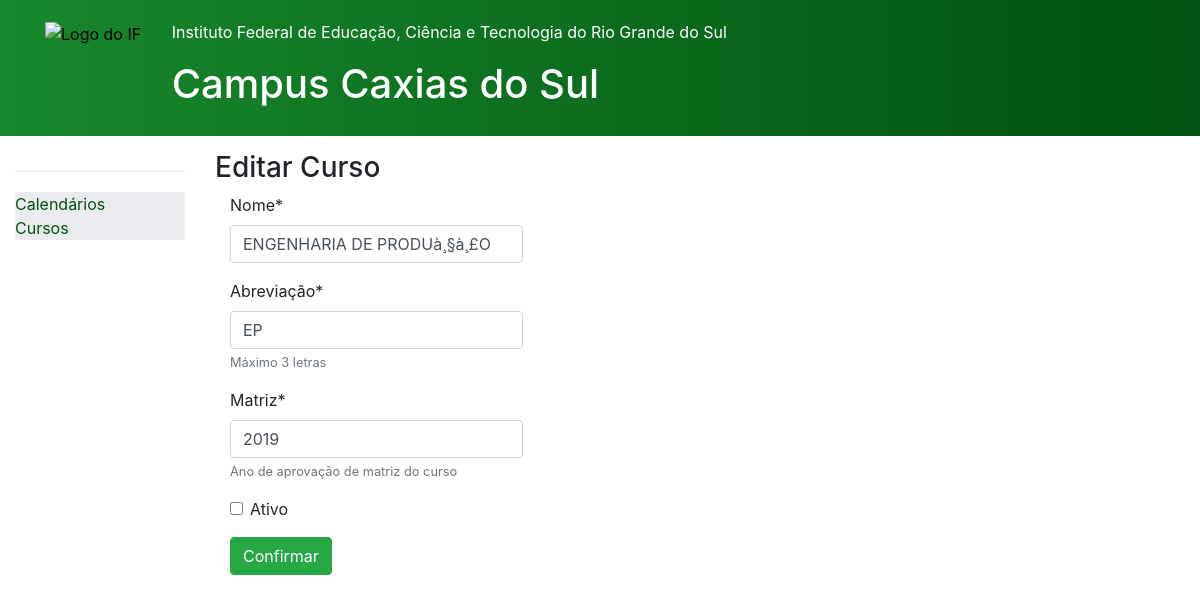
The app's page /curso/ep2019/update/ with its own data.
### curso/models.py (models this page shows, shortened)
class Curso(models.Model):
    nome = models.CharField(max_length=30)
    abreviacao = models.CharField(
        'Abreviação', max_length=3, help_text='Máximo 3 letras')
    matriz = models.CharField(
        max_length=4, help_text='Ano de aprovação de matriz do curso')
    is_active = models.BooleanField('Ativo', default=True)
    slug = models.SlugField(max_length=20)
    class Meta():
        ordering = ['-is_active', 'nome']

### curso/views.py (the view)
# urls.py: path('<slug:slug>/update/', views.CursoUpdate.as_view(), name='curso-update'),
class CursoUpdate(SuccessMessageMixin, UpdateView):
    model = Curso
    fields = ('nome', 'abreviacao', 'matriz', 'is_active')
    template_name = 'create_form_generic.html'
    success_message ='Curso editado com sucesso'
    def get_context_data(self, **kwargs):
        context = super().get_context_data(**kwargs)
        context["form_title"] = 'Editar Curso'
        return context

### templates/create_form_generic.html (shortened to what this page needs)
{% extends "base_generic.html" %}
{% block content %}
{% load crispy_forms_tags %}
{% if form_title %}
<h3>  {{ form_title }} </h3>
{% endif %}
<form action="" method="post" class="col-md-4" novalidate>
    <table>
        {{ form|crispy }}
    </table>
    <input type="submit" value="Confirmar" class="btn btn-success" />
</form>
{% endblock content %}

### records on screen
Curso: nome "ENGENHARIA DE PRODUà¸§à¸£O", abreviacao "EP", matriz "2019"
